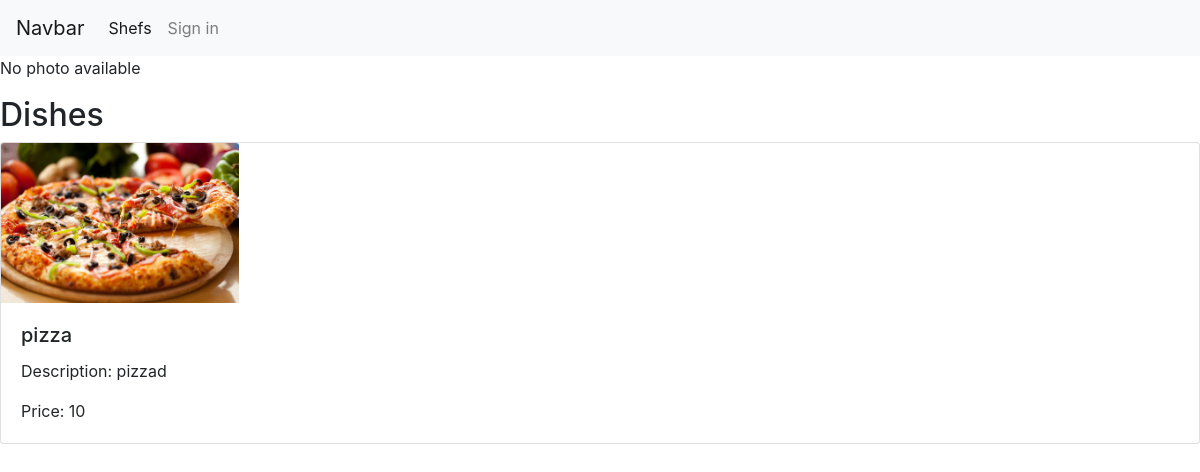
/order/shef/9/, run on the app's committed database.
### dishes/models.py (models this page shows, shortened)
class Dishes(models.Model):
    dish_name = models.CharField(max_length=100)
    dish_photo = models.ImageField(upload_to="static/images/dishes/")
    dish_description = models.TextField()
    chef = models.ForeignKey(Shefs, on_delete=models.CASCADE, related_name="dishes")
    dish_prise = models.IntegerField()
    dish_weight = models.IntegerField()

### dishes/views.py (the view)
def show_shef_and_dishes(request, shef_id):
    shef = get_object_or_404(Shefs, id=shef_id)
    dishes = shef.dishes.all()
    return render(request, "shef_and_dishes.html", {"shef": shef, "dishes": dishes})

### templates/shef_and_dishes.html (shortened to what this page needs)
{% extends 'base.html' %}
{% block content %}
{% if shef.photo %}
<img style="height: 160px; width: 238px;" src="{{ shef.photo.url }}" class="card-img-top" alt="{{ shef.name }}">
{% else %}
<p>No photo available</p>
{% endif %}
<h2>Dishes</h2>
<div class="card-deck">
    {% for dish in dishes %}
    <div class="card">
        <img style="height: 160px; width: 238px;" src="{{ dish.dish_photo.url }}" class="card-img-top" alt="{{ dish.dish_photo }}">
        <div class="card-body">
            <h5 class="card-title">{{ dish.dish_name }}</h5>
            <p class="card-text">Description: {{ dish.dish_description}}</p>
            <p class="card-text">Price: {{ dish.dish_prise }}</p>
        </div>
    </div>
    {% endfor %}
</div>
{% endblock content %}

### data on the page
Dishes: dish_photo (picture), dish_name "pizza", dish_description "pizzad", dish_prise "10"
